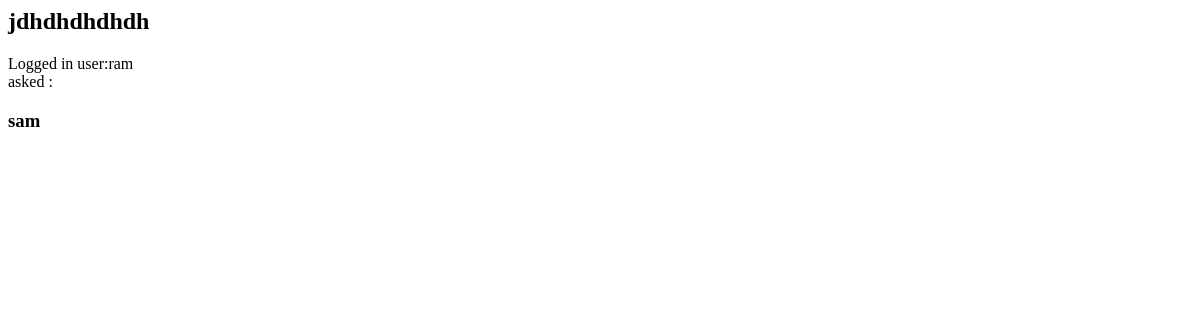
The page /notify/ (signed in) on the database as committed earlier.
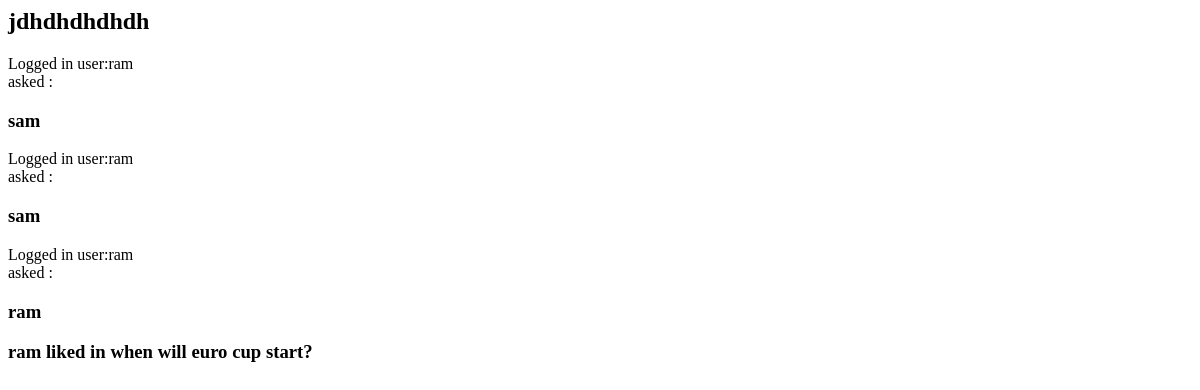
The same page on the database as committed later.
### forumapp/models.py (models this page shows, shortened)
class Notifications(models.Model):
    user = models.ForeignKey(NormalUser, related_name="notify_user", on_delete=models.CASCADE,null = True,blank = True)
    question = models.ForeignKey(Question,related_name='notify_answers',on_delete=models.CASCADE,null = True,blank = True)
    like = models.ForeignKey(Like,related_name='notification_likes',on_delete=models.CASCADE,null = True,blank = True)
    message = models.TextField()
    date_created = models.DateTimeField(auto_now = True)
    def __str__(self):
        return str(self.question.question)

class Question(models.Model):
    user_q = models.ForeignKey(NormalUser,on_delete = models.CASCADE,null=True)
    category = models.ForeignKey(Category,on_delete = models.CASCADE)
    question = models.CharField(max_length = 350,null=True)
    like_question = models.ManyToManyField(User, related_name='likes',default=None,blank=True)
    image = models.ImageField(upload_to='question',blank=True)
    description = models.TextField(null=True,blank=True)
    date_created = models.DateTimeField(auto_now = True)
    date_updated = models.DateTimeField(auto_now = True)
    views = models.PositiveIntegerField(default=0)

class NormalUser(models.Model):
    user = models.OneToOneField(User,on_delete = models.CASCADE)
    fname = models.CharField(max_length = 250)
    lname = models.CharField(max_length = 200)
    email = models.EmailField()
    image = models.ImageField(upload_to = 'user')
    date_created = models.DateTimeField(auto_now = True)

class Like(models.Model):
    user = models.ForeignKey(User,on_delete = models.CASCADE)
    answer = models.ForeignKey(Answer,on_delete = models.CASCADE,null = True,blank = True)
    question = models.ForeignKey(Question,on_delete = models.CASCADE,null = True,blank = True)
    updated_at = models.DateTimeField(auto_now=True)
    value = models.CharField(max_length = 20,choices = LIKE_CHOICES, default = 'like')

### forumapp/views.py (the view)
# urls.py: path('notify/', views.NotificationListView.as_view(), name='notifications'),
class NotificationListView(ListView):
    template_name = "forum/notification.html"
    queryset = Notifications.objects.all()
    print("queeryset",queryset)
    context_object_name = 'notifications'
    paginate_by = 10

### templates/forum/notification.html
<h2>jdhdhdhdhdh</h2>
{% for n in notifications %}
        Logged in user:{{ request.user }}<br>
        asked : <h3>{{ n.question.user_q.user }}</h3>
        {% if n.question.user_q.user == request.user %}
                {% if n.user %}
                        <h2>{{ n.user.fname }} commented in {{ n.question.question }}</h2>
                        <br>
                {% else %}
                        <h3>{{ n.like.user.username }} liked in {{ n.question.question }}</h3>
                {% endif %}
        {% endif %}
{% endfor %}

Rows that differ between the two databases and show on the page:
added Notifications: {{ request.user }} "ram", question.user_q.user "sam"
added Notifications: {{ request.user }} "ram", question.user_q.user "ram", like.user.username "ram", question.question "when will euro cup start?"
